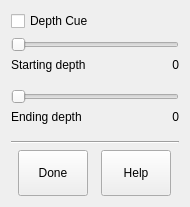
<ui version="4.0" stdsetdef="1" >
  <author></author>
  <comment></comment>
  <exportmacro></exportmacro>
  <class>imodvDepthcueForm</class>
  <widget class="QWidget" name="imodvDepthcueForm" >
    <property name="geometry" >
      <rect>
        <x>0</x>
        <y>0</y>
        <width>190</width>
        <height>207</height>
      </rect>
    </property>
    <property name="windowTitle" >
      <string>3dmodv Depth Cue</string>
    </property>
    <property name="focusPolicy" >
      <enum>Qt::StrongFocus</enum>
    </property>
    <layout class="QVBoxLayout" >
      <property name="margin" >
        <number>11</number>
      </property>
      <property name="spacing" >
        <number>6</number>
      </property>
      <item>
        <widget class="QCheckBox" name="enableBox" >
          <property name="focusPolicy" >
            <enum>Qt::NoFocus</enum>
          </property>
          <property name="text" >
            <string>Depth Cue</string>
          </property>
          <property name="toolTip" stdset="0" >
            <string>Turn depth cueing with fog on or off</string>
          </property>
        </widget>
      </item>
      <item>
        <layout class="QVBoxLayout" >
          <property name="margin" >
            <number>0</number>
          </property>
          <item>
            <widget class="QSlider" name="startSlider" >
              <property name="focusPolicy" >
                <enum>Qt::NoFocus</enum>
              </property>
              <property name="maximum" >
                <number>100</number>
              </property>
              <property name="pageStep" >
                <number>1</number>
              </property>
              <property name="orientation" >
                <enum>Qt::Horizontal</enum>
              </property>
              <property name="toolTip" stdset="0" >
                <string>Set relative depth where fog starts</string>
              </property>
            </widget>
          </item>
          <item>
            <layout class="QHBoxLayout" >
              <property name="margin" >
                <number>0</number>
              </property>
              <property name="spacing" >
                <number>6</number>
              </property>
              <item>
                <widget class="QLabel" name="TextLabel3" >
                  <property name="text" >
                    <string>Starting depth</string>
                  </property>
                  <property name="alignment" >
                    <set>Qt::AlignTop|Qt::AlignLeft</set>
                  </property>
                  <property name="wordWrap" >
                    <bool>false</bool>
                  </property>
                </widget>
              </item>
              <item>
                <widget class="QLabel" name="startTextLabel" >
                  <property name="text" >
                    <string>0</string>
                  </property>
                  <property name="alignment" >
                    <set>Qt::AlignTop|Qt::AlignRight</set>
                  </property>
                  <property name="wordWrap" >
                    <bool>false</bool>
                  </property>
                </widget>
              </item>
            </layout>
          </item>
        </layout>
      </item>
      <item>
        <layout class="QVBoxLayout" >
          <property name="margin" >
            <number>0</number>
          </property>
          <item>
            <widget class="QSlider" name="endSlider" >
              <property name="focusPolicy" >
                <enum>Qt::NoFocus</enum>
              </property>
              <property name="maximum" >
                <number>100</number>
              </property>
              <property name="pageStep" >
                <number>1</number>
              </property>
              <property name="orientation" >
                <enum>Qt::Horizontal</enum>
              </property>
              <property name="toolTip" stdset="0" >
                <string>Set relative depth where fog reaches maximum</string>
              </property>
            </widget>
          </item>
          <item>
            <layout class="QHBoxLayout" >
              <property name="margin" >
                <number>0</number>
              </property>
              <property name="spacing" >
                <number>6</number>
              </property>
              <item>
                <widget class="QLabel" name="TextLabel3_2" >
                  <property name="text" >
                    <string>Ending depth</string>
                  </property>
                  <property name="alignment" >
                    <set>Qt::AlignTop|Qt::AlignLeft</set>
                  </property>
                  <property name="wordWrap" >
                    <bool>false</bool>
                  </property>
                </widget>
              </item>
              <item>
                <widget class="QLabel" name="endTextLabel" >
                  <property name="text" >
                    <string>0</string>
                  </property>
                  <property name="alignment" >
                    <set>Qt::AlignTop|Qt::AlignRight</set>
                  </property>
                  <property name="wordWrap" >
                    <bool>false</bool>
                  </property>
                </widget>
              </item>
            </layout>
          </item>
        </layout>
      </item>
      <item>
        <widget class="Line" name="Line1" >
          <property name="frameShape" >
            <enum>QFrame::HLine</enum>
          </property>
          <property name="frameShadow" >
            <enum>QFrame::Sunken</enum>
          </property>
        </widget>
      </item>
      <item>
        <layout class="QHBoxLayout" >
          <property name="margin" >
            <number>0</number>
          </property>
          <property name="spacing" >
            <number>6</number>
          </property>
          <item>
            <widget class="QPushButton" name="doneButton" >
              <property name="sizePolicy" >
                <sizepolicy>
                  <hsizetype>0</hsizetype>
                  <vsizetype>0</vsizetype>
                  <horstretch>0</horstretch>
                  <verstretch>0</verstretch>
                </sizepolicy>
              </property>
              <property name="maximumSize" >
                <size>
                  <width>70</width>
                  <height>32767</height>
                </size>
              </property>
              <property name="focusPolicy" >
                <enum>Qt::NoFocus</enum>
              </property>
              <property name="text" >
                <string>Done</string>
              </property>
              <property name="toolTip" stdset="0" >
                <string>Close dialog box</string>
              </property>
            </widget>
          </item>
          <item>
            <widget class="QPushButton" name="helpButton" >
              <property name="sizePolicy" >
                <sizepolicy>
                  <hsizetype>0</hsizetype>
                  <vsizetype>0</vsizetype>
                  <horstretch>0</horstretch>
                  <verstretch>0</verstretch>
                </sizepolicy>
              </property>
              <property name="maximumSize" >
                <size>
                  <width>70</width>
                  <height>32767</height>
                </size>
              </property>
              <property name="focusPolicy" >
                <enum>Qt::NoFocus</enum>
              </property>
              <property name="text" >
                <string>Help</string>
              </property>
              <property name="toolTip" stdset="0" >
                <string>Open help window</string>
              </property>
            </widget>
          </item>
        </layout>
      </item>
    </layout>
  </widget>
  <layoutdefault spacing="6" margin="11" />
  <connections>
    <connection>
      <sender>enableBox</sender>
      <signal>toggled(bool)</signal>
      <receiver>imodvDepthcueForm</receiver>
      <slot>depthcueToggled(bool)</slot>
    </connection>
    <connection>
      <sender>endSlider</sender>
      <signal>sliderPressed()</signal>
      <receiver>imodvDepthcueForm</receiver>
      <slot>endPressed()</slot>
    </connection>
    <connection>
      <sender>endSlider</sender>
      <signal>valueChanged(int)</signal>
      <receiver>imodvDepthcueForm</receiver>
      <slot>endChanged(int)</slot>
    </connection>
    <connection>
      <sender>endSlider</sender>
      <signal>valueChanged(int)</signal>
      <receiver>imodvDepthcueForm</receiver>
      <slot>displayEndLabel(int)</slot>
    </connection>
    <connection>
      <sender>endSlider</sender>
      <signal>sliderReleased()</signal>
      <receiver>imodvDepthcueForm</receiver>
      <slot>endReleased()</slot>
    </connection>
    <connection>
      <sender>startSlider</sender>
      <signal>sliderPressed()</signal>
      <receiver>imodvDepthcueForm</receiver>
      <slot>startPressed()</slot>
    </connection>
    <connection>
      <sender>startSlider</sender>
      <signal>valueChanged(int)</signal>
      <receiver>imodvDepthcueForm</receiver>
      <slot>startChanged(int)</slot>
    </connection>
    <connection>
      <sender>startSlider</sender>
      <signal>sliderReleased()</signal>
      <receiver>imodvDepthcueForm</receiver>
      <slot>startReleased()</slot>
    </connection>
    <connection>
      <sender>startSlider</sender>
      <signal>valueChanged(int)</signal>
      <receiver>imodvDepthcueForm</receiver>
      <slot>displayStartLabel(int)</slot>
    </connection>
    <connection>
      <sender>doneButton</sender>
      <signal>clicked()</signal>
      <receiver>imodvDepthcueForm</receiver>
      <slot>donePressed()</slot>
    </connection>
    <connection>
      <sender>helpButton</sender>
      <signal>clicked()</signal>
      <receiver>imodvDepthcueForm</receiver>
      <slot>helpPressed()</slot>
    </connection>
  </connections>
</ui>
